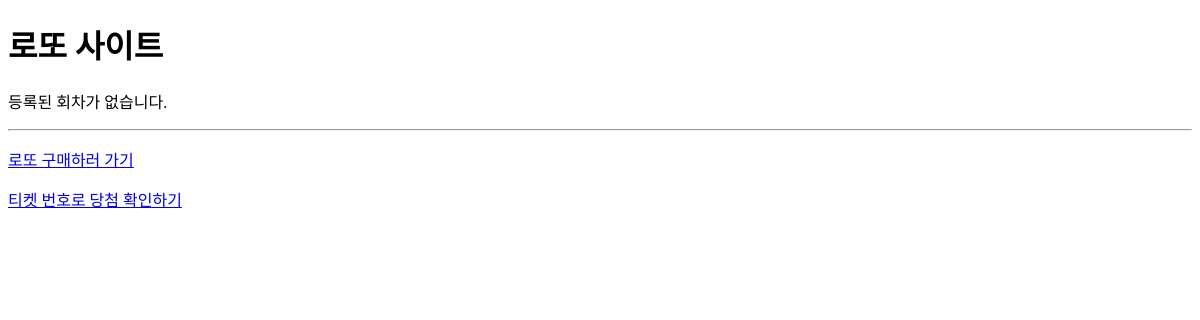
Before: / with the older database file.
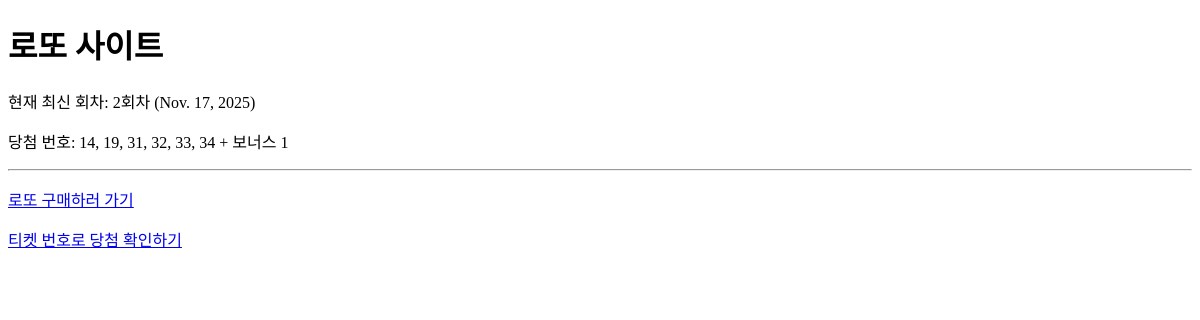
After: the same page with the newer database file.
### lotto_app/models/draw.py (models this page shows, shortened)
class Draw(models.Model):
    round = models.PositiveIntegerField(unique=True)
    draw_date = models.DateField(default=timezone.now)
    n1 = models.PositiveIntegerField()
    n2 = models.PositiveIntegerField()
    n3 = models.PositiveIntegerField()
    n4 = models.PositiveIntegerField()
    n5 = models.PositiveIntegerField()
    n6 = models.PositiveIntegerField()
    bonus = models.PositiveIntegerField()
    is_open = models.BooleanField(default=True)
    class Meta:
        ordering = ['-round']

### lotto_app/views/public_views.py (the view)
# urls.py: path('', public_views.home, name='home'),                       # 메인 화면
def home(request):
    latest_draw = Draw.objects.order_by('-round').first()
    return render(request, 'lotto_app/home.html', {'latest_draw': latest_draw})

### lotto_app/templates/lotto_app/home.html (shortened to what this page needs)
<!DOCTYPE html>
<html lang="ko">
<head>
</head>
<body>
    <h1>로또 사이트</h1>
    {% if latest_draw %}
        <p>현재 최신 회차: {{ latest_draw.round }}회차 ({{ latest_draw.draw_date }})</p>
        <p>
            당첨 번호:
            {{ latest_draw.n1 }},
            {{ latest_draw.n2 }},
            {{ latest_draw.n3 }},
            {{ latest_draw.n4 }},
            {{ latest_draw.n5 }},
            {{ latest_draw.n6 }}
            + 보너스 {{ latest_draw.bonus }}
        </p>
    {% else %}
        <p>등록된 회차가 없습니다.</p>
    {% endif %}
    <hr>
    <p><a href="{% url 'lotto_app:buy_ticket' %}">로또 구매하러 가기</a></p>
    <p><a href="{% url 'lotto_app:check_result' %}">티켓 번호로 당첨 확인하기</a></p>
</body>
</html>

Changed rows visible on the page:
added Draw: round "2", draw_date "Nov. 17, 2025", n1 "14", n2 "19", n3 "31", n4 "32", n5 "33", n6 "34", bonus "1"
Other visible differences:
text no longer shown: "등록된 회차가 없습니다."
text now shown: "현재 최신 회차: 회차 ( ) 당첨 번호: , , , , , + 보너스"
